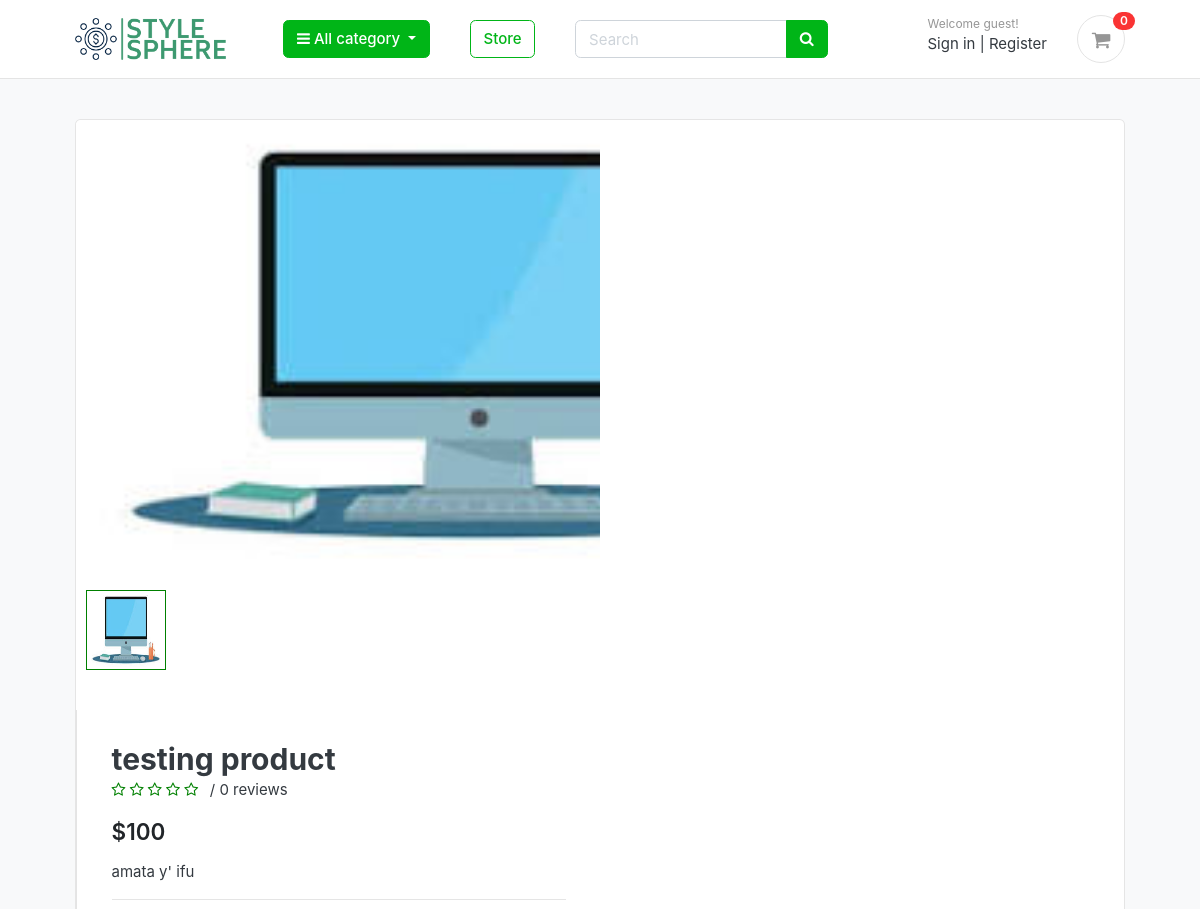
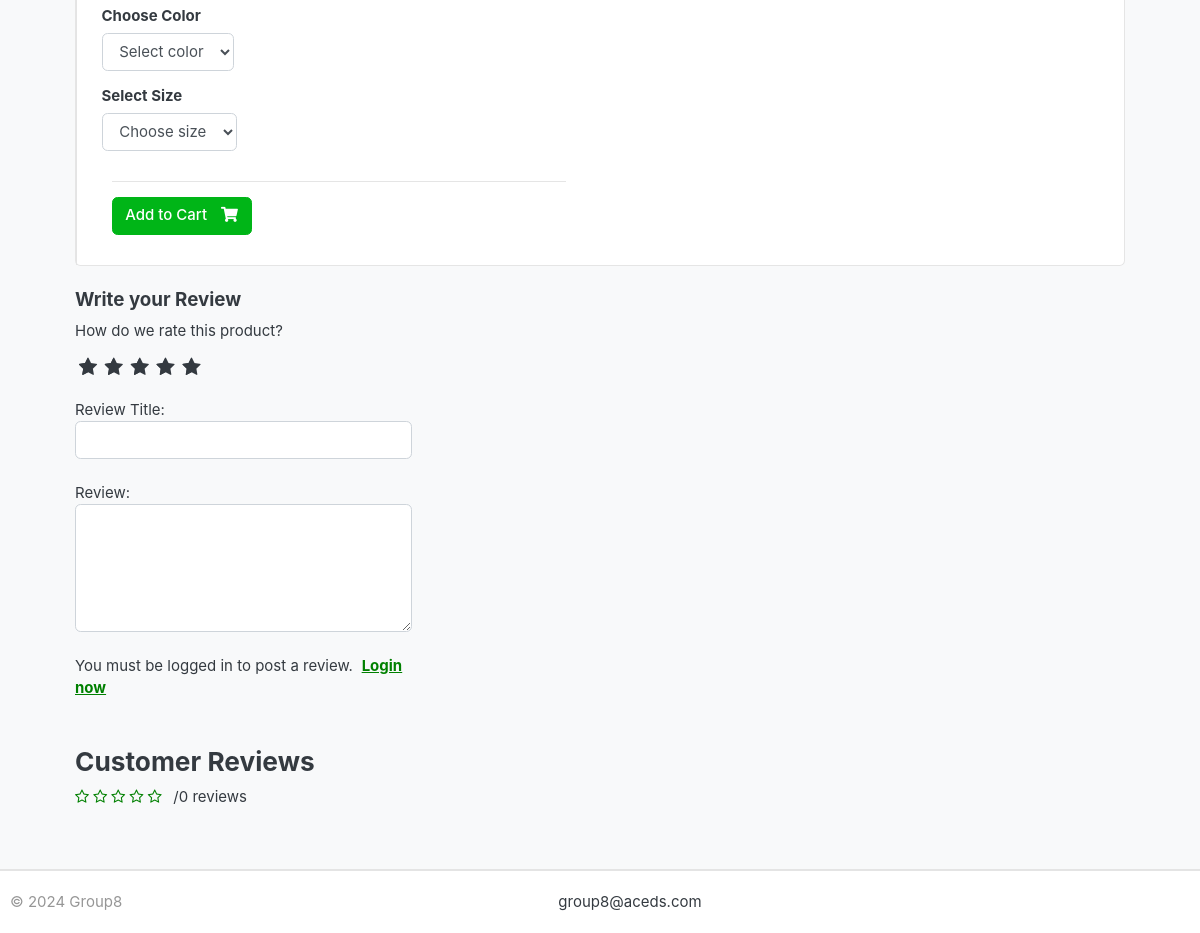
/store/category/shirts/testing-product/, run on the app's committed database (2 pictures, top to bottom).
### store/models.py (models this page shows, shortened)
class Product(models.Model):
    product_name = models.CharField(max_length=250, unique=True)
    slug = models.SlugField(max_length=250, unique=True)
    description = models.TextField(max_length=800, blank=True)
    price = models.IntegerField()
    image = models.ImageField(upload_to='photos/store/products')
    stock = models.IntegerField()
    is_available = models.BooleanField(default=True)
    category = models.ForeignKey(Category, on_delete=models.CASCADE)
    date_created = models.DateTimeField(auto_now_add=True)
    modified_date = models.DateTimeField(auto_now=True)
    def averageReview(self):
        reviews = ReviewRating.objects.filter(product=self, status=True).aggregate(average=Avg('rating'))
        avg = 0
        if reviews['average'] is not None:
            avg = float(reviews['average'])
        return avg
    def countReview(self):
        reviews = ReviewRating.objects.filter(product=self, status=True).aggregate(count=Count('id'))
        count = 0
        if reviews['count'] is not None:
            count = int(reviews['count'])
        return count

### store/views.py (the view)
# urls.py: path('category/<slug:category_slug>/<slug:product_slug>/', views.product_detail, name='product_detail'),
def product_detail(request, category_slug, product_slug):
    try:
        single_product = Product.objects.get(
            category__slug=category_slug, slug=product_slug)
        in_cart = CartItem.objects.filter(cart__cart_id=_cart_id(
            request), product=single_product).exists()
    except Exception as e:
        raise e
    if request.user.is_authenticated:
        try:
            orderproduct = OrderProduct.objects.filter(
                user=request.user, product_id=single_product.id).exists()
        except OrderProduct.DoesNotExist:
            orderproduct = None
    else:
        orderproduct = None
    reviews = ReviewRating.objects.filter(
        product_id=single_product.id, status=True).order_by('-date_created')
    product_gallery = ProductGallery.objects.filter(
        product_id=single_product.id)
    context = {
        'single_product': single_product,
        'in_cart': in_cart,
        'orderproduct': orderproduct,
        'reviews': reviews,
        'product_gallery': product_gallery,
    }
    template_name = 'frontEnd/product_detail.html'
    return render(request, template_name, context)

### carts/context_processors.py (called while the page is built)
def counter(request):
    cart_count = 0
    if 'admin' in request.path:
        return {}
    else:
        try:
            cart = Cart.objects.filter(cart_id=_cart_id(request))
            if request.user.is_authenticated:
                cart_items = CartItem.objects.all().filter(user=request.user)
            else:
                cart_items = CartItem.objects.all().filter(cart=cart[:1])
            for cart_item in cart_items:
                cart_count += cart_item.quantity
        except Cart.DoesNotExist:
            cart_count = 0
    return dict(cart_count=cart_count)

### carts/views.py (called while the page is built)
def _cart_id(request):
    cart = request.session.session_key
    if not cart:
        cart = request.session.create()
    return cart

### store/context_processors.py (called while the page is built)
def menu_links(request):
    links = Category.objects.all()
    return dict(links=links)

### store/models.py (called while the page is built)
    def get_url(self):
        return reverse('products_by_category', args=[self.slug])

    def colors(self):
        return super(VariationManager, self).filter(variation_category='color', is_active=True)

    def sizes(self):
        return super(VariationManager, self).filter(variation_category='size', is_active=True)

### templates/frontEnd/product_detail.html (shortened to what this page needs)
{% extends 'frontEnd/base.html' %} {% load static %} {% block content %}
<section class="section-content padding-y bg">
  <div class="container-fluid">
    <div class="card">
      <div class="row no-gutters">
        <aside class="col-md-6">
          <article class="gallery-wrap">
            <div class="img-big-wrap mainImage">
              <center><img src="{{ single_product.image.url }}" /></center>
            </div>
          </article>
          <ul class="thumb">
            <li>
              <a href="{{ single_product.image.url }}" target="mainImage">
                <img src="{{ single_product.image.url }}" alt="Product Image" />
              </a>
            </li>
          </ul>
        </aside>
        <main class="col-md-6 border-left">
          <form action="{% url 'add_cart' single_product.id %}" method="POST">
            <article class="content-body">
              <h2 class="title">{{ single_product.product_name }}</h2>
              <div
                class="rating-star"
                style="margin-top: -0.5em; margin-bottom: 1em"
              >
                <span>
                  <i
                    class="fa fa-star{% if single_product.averageReview < 0.5 %}-o{% elif single_product.averageReview >= 0.5 and single_product.averageReview < 1 %}-half-o{% endif %}"
                    aria-hidden="true"
                  ></i>
                  <i
                    class="fa fa-star{% if single_product.averageReview < 1.5 %}-o{% elif single_product.averageReview >= 1.5 and single_product.averageReview < 2 %}-half-o{% endif %}"
                    aria-hidden="true"
                  ></i>
                  <i
                    class="fa fa-star{% if single_product.averageReview < 2.5 %}-o{% elif single_product.averageReview >= 2.5 and single_product.averageReview < 3 %}-half-o{% endif %}"
                    aria-hidden="true"
                  ></i>
                  <i
                    class="fa fa-star{% if single_product.averageReview < 3.5 %}-o{% elif single_product.averageReview >= 3.5 and single_product.averageReview < 4 %}-half-o{% endif %}"
                    aria-hidden="true"
                  ></i>
                  <i
                    class="fa fa-star{% if single_product.averageReview < 4.5 %}-o{% elif single_product.averageReview >= 4.5 and single_product.averageReview < 5 %}-half-o{% endif %}"
                    aria-hidden="true"
                  ></i>
                </span>
                <span style="margin-left: 0.5em">
                  / {{ single_product.countReview }} reviews</span
                >
              </div>
              <div class="mb-3">
                <var class="price h4">${{ single_product.price }}</var>
              </div>
              <p>{{ single_product.description }}</p>
              <hr />
              <div class="row">
                <div class="item-option-select">
                  <h6>Choose Color</h6>
                  <select name="color" class="form-control" >
                    <option value="" disabled selected>Select color</option>
                  </select>
                </div>
              </div>
              <div class="row">
                <div class="item-option-select">
                  <h6>Select Size</h6>
                  <select name="size" class="form-control" >
                    <option value="" disabled selected>Choose size</option>
                  </select>
                </div>
              </div>
              <hr />
              {% if single_product.stock <= 0 %}
              <h5 class="text-danger">Out of stock</h5>
              {% else %}
              <button type="submit" class="btn btn-success">
                <span class="text">Add to Cart</span>
                <i class="fas fa-shopping-cart"></i>
              </button>
              {% endif %}
            </article>
          </form>
        </main>
      </div>
    </div>
    <br />
    <div class="row">
      <div class="col-md-4">
        <form
          action="{% url 'submit_review' single_product.id %}"
          method="POST"
        >
          <h5>Write your Review</h5>
          <div>
            <label> How do we rate this product? </label>
            <br />
            <div class="rate">
              <label for="rating10" title="5"></label>
              <label for="rating8" title="4"></label>
              <label for="rating6" title="3"></label>
              <label for="rating4" title="2"></label>
              <label for="rating2" title="1"></label>
            </div>
            <br />
            Review Title:
            <input type="text" class="form-control" name="subject" />
            <br />
            Review:
            <textarea name="review" rows="5" class="form-control"></textarea>
            <br />
            {% if user.is_authenticated %} {% if orderproduct %}
            <input
              type="submit"
              value="Submit Review"
              class="btn btn-primary mb-4"
            />
            {% else %}
            <p>You must purchase this product to post a review.</p>
            {% endif %} {% else %}
            <p>
              You must be logged in to post a review.
              <span>
                <a
                  href="{% url 'login' %}"
                  style="
                    font-weight: bold;
                    text-decoration: underline;
                    margin-left: 0.3em;
                    color: green;
                  "
                >
                  Login now
                </a>
              </span>
            </p>
            {% endif %}
          </div>
        </form>
      </div>
      <div class="col-md-8">
        <header class="section-heading">
          <h3>Customer Reviews</h3>
          <div class="rating-star">
            <span>
              <i
                class="fa fa-star{% if single_product.averageReview < 0.5 %}-o{% elif single_product.averageReview >= 0.5 and single_product.averageReview < 1 %}-half-o{% endif %}"
                aria-hidden="true"
              ></i>
              <i
                class="fa fa-star{% if single_product.averageReview < 1.5 %}-o{% elif single_product.averageReview >= 1.5 and single_product.averageReview < 2 %}-half-o{% endif %}"
                aria-hidden="true"
              ></i>
              <i
                class="fa fa-star{% if single_product.averageReview < 2.5 %}-o{% elif single_product.averageReview >= 2.5 and single_product.averageReview < 3 %}-half-o{% endif %}"
                aria-hidden="true"
              ></i>
              <i
                class="fa fa-star{% if single_product.averageReview < 3.5 %}-o{% elif single_product.averageReview >= 3.5 and single_product.averageReview < 4 %}-half-o{% endif %}"
                aria-hidden="true"
              ></i>
              <i
                class="fa fa-star{% if single_product.averageReview < 4.5 %}-o{% elif single_product.averageReview >= 4.5 and single_product.averageReview < 5 %}-half-o{% endif %}"
                aria-hidden="true"
              ></i>
            </span>
            <span style="margin-left: 0.5em">
              /{{ single_product.countReview }} reviews</span
            >
          </div>
        </header>
      </div>
    </div>
  </div>
</section>
{% endblock content %}

### static/css/ui.css (style rules this page uses)
html { font-family: "Inter", sans-serif; font-size: 15px; }
.content-body { flex: 1 1 auto; padding: 2rem 2.3rem; }
.padding-y { padding-top: 40px; padding-bottom: 40px; }
var { font-style: normal; }
article:after, .form-group:after { display: block; clear: both; content: ""; }
.bg { background-color: #f8f9fa; }
.section-heading { margin-bottom: 20px; margin-top: 15px; }
p:last-child { margin-bottom: 0; }
.btn .text + i { margin-left: 10px; }
.price { font-weight: 600; color: #212529; }
.gallery-wrap .img-big-wrap { margin-bottom: 10px; border-radius: 0.37rem; overflow: hidden; background-color: #fff; }
.gallery-wrap .img-big-wrap img { height: 450px; width: auto; display: inline-block; }
.item-option-select { margin-bottom: 1rem; display: inline-block; margin-right: 15px; }

### greatkart/static/css/custom.css (style rules this page uses)
.rate { display: inline-block; border: 0; }
.rate > label { float: right; }
.rate > label:before { display: inline-block; font-size: 1.3em; font-family: FontAwesome; content: "\f005"; margin: 0; padding: 0.3em 0.2em; cursor: pointer; }
.rating-star i { color: green; }
ul.thumb { margin: 0 auto; padding: 0; float: left; }
ul.thumb li { list-style: none; margin: 10px; }
ul.thumb li img { width: 80px; height: 80px; border: 1px solid green; }

### data on the page
Product: image (picture), product_name "testing product", countReview "0", price "100", description "amata y' ifu"

### other printed values
{{ cart_count }} "0"
